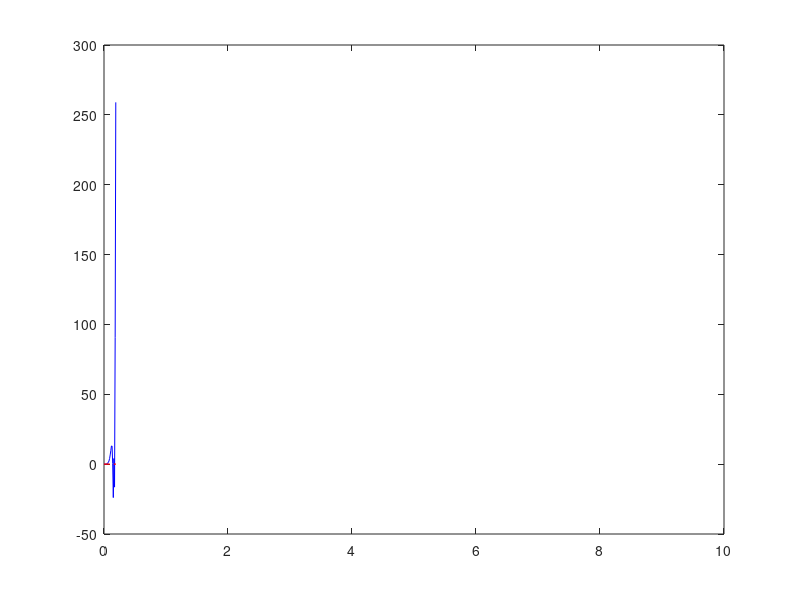

MATLAB code for this plot:
data = load('EKFData');

R       = 2; 
time    = [data.EKF_tout];
X       = [data.EKF_Xout];
P       = [data.EKF_Pout];

plot(time,R-X(4,:),'b')
hold on
plot(time,2*sqrt(P(4,:)),'--r')
hold on
plot(time,-2*sqrt(P(4,:)),'--r')